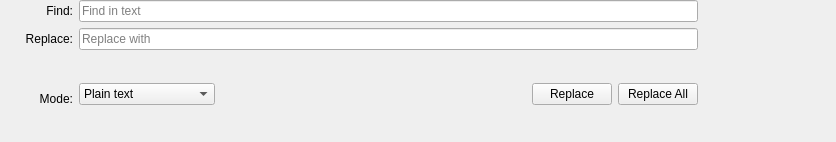
<?xml version="1.0" encoding="UTF-8"?>
<ui version="4.0">
 <class>QTextEditSearchWidget</class>
 <widget class="QWidget" name="QTextEditSearchWidget">
  <property name="geometry">
   <rect>
    <x>0</x>
    <y>0</y>
    <width>836</width>
    <height>142</height>
   </rect>
  </property>
  <property name="autoFillBackground">
   <bool>true</bool>
  </property>
  <layout class="QGridLayout" name="gridLayout">
   <property name="leftMargin">
    <number>0</number>
   </property>
   <property name="topMargin">
    <number>0</number>
   </property>
   <property name="rightMargin">
    <number>0</number>
   </property>
   <property name="bottomMargin">
    <number>0</number>
   </property>
   <item row="0" column="6">
    <widget class="QPushButton" name="replaceToggleButton">
     <property name="toolTip">
      <string>Replace text</string>
     </property>
     <property name="text">
      <string/>
     </property>
     <property name="icon">
      <iconset theme="edit-find-replace" resource="media.qrc">
       <normaloff>:/media/edit-find-replace.svg</normaloff>:/media/edit-find-replace.svg</iconset>
     </property>
     <property name="checkable">
      <bool>true</bool>
     </property>
     <property name="flat">
      <bool>true</bool>
     </property>
    </widget>
   </item>
   <item row="0" column="1">
    <widget class="QLabel" name="searchLabel">
     <property name="text">
      <string>Find:</string>
     </property>
     <property name="alignment">
      <set>Qt::AlignRight|Qt::AlignTrailing|Qt::AlignVCenter</set>
     </property>
    </widget>
   </item>
   <item row="0" column="0">
    <widget class="QPushButton" name="closeButton">
     <property name="toolTip">
      <string>Close search</string>
     </property>
     <property name="text">
      <string/>
     </property>
     <property name="icon">
      <iconset theme="window-close" resource="media.qrc">
       <normaloff>:/media/window-close.svg</normaloff>:/media/window-close.svg</iconset>
     </property>
     <property name="flat">
      <bool>true</bool>
     </property>
    </widget>
   </item>
   <item row="0" column="3">
    <widget class="QLineEdit" name="searchLineEdit">
     <property name="placeholderText">
      <string>Find in text</string>
     </property>
    </widget>
   </item>
   <item row="0" column="4">
    <widget class="QPushButton" name="searchDownButton">
     <property name="toolTip">
      <string>Search forward</string>
     </property>
     <property name="text">
      <string/>
     </property>
     <property name="icon">
      <iconset theme="go-bottom" resource="media.qrc">
       <normaloff>:/media/go-bottom.svg</normaloff>:/media/go-bottom.svg</iconset>
     </property>
     <property name="flat">
      <bool>true</bool>
     </property>
    </widget>
   </item>
   <item row="0" column="5">
    <widget class="QPushButton" name="searchUpButton">
     <property name="toolTip">
      <string>Search backward</string>
     </property>
     <property name="text">
      <string/>
     </property>
     <property name="icon">
      <iconset theme="go-top" resource="media.qrc">
       <normaloff>:/media/go-top.svg</normaloff>:/media/go-top.svg</iconset>
     </property>
     <property name="flat">
      <bool>true</bool>
     </property>
    </widget>
   </item>
   <item row="1" column="3">
    <widget class="QLineEdit" name="replaceLineEdit">
     <property name="placeholderText">
      <string>Replace with</string>
     </property>
    </widget>
   </item>
   <item row="1" column="0" colspan="2">
    <widget class="QLabel" name="replaceLabel">
     <property name="text">
      <string>Replace:</string>
     </property>
     <property name="alignment">
      <set>Qt::AlignRight|Qt::AlignTrailing|Qt::AlignVCenter</set>
     </property>
    </widget>
   </item>
   <item row="2" column="3">
    <widget class="QFrame" name="buttonFrame">
     <property name="frameShape">
      <enum>QFrame::NoFrame</enum>
     </property>
     <layout class="QHBoxLayout" name="horizontalLayout">
      <property name="leftMargin">
       <number>0</number>
      </property>
      <property name="topMargin">
       <number>0</number>
      </property>
      <property name="rightMargin">
       <number>0</number>
      </property>
      <property name="bottomMargin">
       <number>9</number>
      </property>
      <item>
       <widget class="QComboBox" name="modeComboBox">
        <item>
         <property name="text">
          <string>Plain text</string>
         </property>
        </item>
        <item>
         <property name="text">
          <string>Whole words</string>
         </property>
        </item>
        <item>
         <property name="text">
          <string>Regular expression</string>
         </property>
        </item>
       </widget>
      </item>
      <item>
       <spacer name="horizontalSpacer">
        <property name="orientation">
         <enum>Qt::Horizontal</enum>
        </property>
        <property name="sizeHint" stdset="0">
         <size>
          <width>40</width>
          <height>20</height>
         </size>
        </property>
       </spacer>
      </item>
      <item>
       <widget class="QPushButton" name="replaceButton">
        <property name="text">
         <string>Replace</string>
        </property>
        <property name="flat">
         <bool>false</bool>
        </property>
       </widget>
      </item>
      <item>
       <widget class="QPushButton" name="replaceAllButton">
        <property name="text">
         <string>Replace All</string>
        </property>
        <property name="flat">
         <bool>false</bool>
        </property>
       </widget>
      </item>
     </layout>
    </widget>
   </item>
   <item row="2" column="0" colspan="2">
    <widget class="QLabel" name="modeLabel">
     <property name="text">
      <string>Mode:</string>
     </property>
     <property name="alignment">
      <set>Qt::AlignRight|Qt::AlignTrailing|Qt::AlignVCenter</set>
     </property>
    </widget>
   </item>
   <item row="1" column="4">
    <widget class="QPushButton" name="matchCaseSensitiveButton">
     <property name="toolTip">
      <string>Match case sensitive</string>
     </property>
     <property name="text">
      <string/>
     </property>
     <property name="icon">
      <iconset theme="format-text-superscript" resource="media.qrc">
       <normaloff>:/media/format-text-superscript.svg</normaloff>:/media/format-text-superscript.svg</iconset>
     </property>
     <property name="checkable">
      <bool>true</bool>
     </property>
     <property name="flat">
      <bool>true</bool>
     </property>
    </widget>
   </item>
  </layout>
 </widget>
 <tabstops>
  <tabstop>searchLineEdit</tabstop>
  <tabstop>replaceLineEdit</tabstop>
  <tabstop>replaceButton</tabstop>
  <tabstop>replaceAllButton</tabstop>
  <tabstop>searchDownButton</tabstop>
  <tabstop>searchUpButton</tabstop>
  <tabstop>replaceToggleButton</tabstop>
  <tabstop>closeButton</tabstop>
 </tabstops>
 <resources>
  <include location="media.qrc"/>
 </resources>
 <connections/>
</ui>
